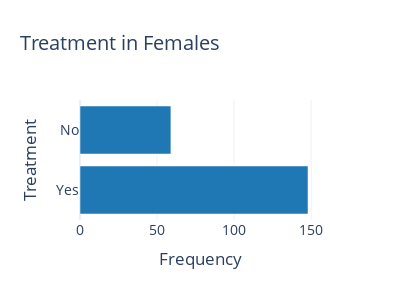
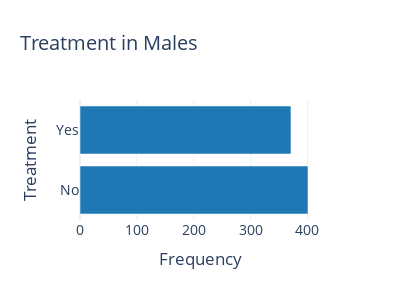
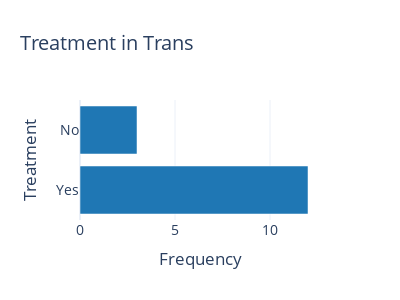
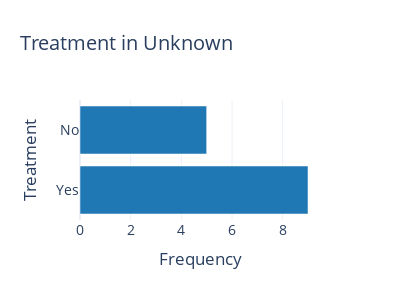

Notebook code for these charts, in order:
### Code cell
import plotly.express as px
#How many people did go for treatment based on gender for the top 3 countries?
# Assuming dataTop3 is your DataFrame
data_female = dataTop3[dataTop3['Gender'] == 'female']
data_male = dataTop3[dataTop3['Gender'] == 'male']
data_trans = dataTop3[dataTop3['Gender'] == 'trans']
data_unknown = dataTop3[dataTop3['Gender'] == 'unknown']

fig = px.bar(data_female['treatment'].value_counts().reset_index(),
             x='treatment', y='index',
             orientation='h',
             labels={"index": "Treatment", "treatment": "Frequency"},
             title="Treatment in Females",
             template="plotly_white",
             color_discrete_sequence=["#1f77b4"])

fig.update_layout(
    xaxis_title="Frequency",
    yaxis_title="Treatment",
    font=dict(size=14),
    height=300,  # Adjust as needed
    width=400     # Adjust as needed
)

fig.show()

fig = px.bar(data_male['treatment'].value_counts().reset_index(),
             x='treatment', y='index',
             orientation='h',
             labels={"index": "Treatment", "treatment": "Frequency"},
             title="Treatment in Males",
             template="plotly_white",
             color_discrete_sequence=["#1f77b4"])

fig.update_layout(
    xaxis_title="Frequency",
    yaxis_title="Treatment",
    font=dict(size=14),
    height=300,  # Adjust as needed
    width=400     # Adjust as needed
)

fig.show()

fig = px.bar(data_trans['treatment'].value_counts().reset_index(),
             x='treatment', y='index',
             orientation='h',
             labels={"index": "Treatment", "treatment": "Frequency"},
             title="Treatment in Trans",
             template="plotly_white",
             color_discrete_sequence=["#1f77b4"])

fig.update_layout(
    xaxis_title="Frequency",
    yaxis_title="Treatment",
    font=dict(size=14),
    height=300,  # Adjust as needed
    width=400     # Adjust as needed
)

fig.show()

fig = px.bar(data_unknown['treatment'].value_counts().reset_index(),
             x='treatment', y='index',
             orientation='h',
             labels={"index": "Treatment", "treatment": "Frequency"},
             title="Treatment in Unknown",
             template="plotly_white",
             color_discrete_sequence=["#1f77b4"])

fig.update_layout(
    xaxis_title="Frequency",
    yaxis_title="Treatment",
    font=dict(size=14),
    height=300,  # Adjust as needed
    width=400     # Adjust as needed
)

fig.show()

### Figure 1 — Plotly figure (JSON) as saved in the notebook; plotly's stock layout.template omitted (floating-point values rounded to 4 significant figures)
{"data": [{"alignmentgroup": "True", "hovertemplate": "Frequency=%{x}<br>Treatment=%{y}<extra></extra>", "legendgroup": "", "marker": {"color": "#1f77b4", "pattern": {"shape": ""}}, "name": "", "offsetgroup": "", "orientation": "h", "showlegend": false, "textposition": "auto", "type": "bar", "x": [148, 59], "xaxis": "x", "y": ["Yes", "No"], "yaxis": "y"}], "layout": {"barmode": "relative", "font": {"size": 14}, "height": 300, "legend": {"tracegroupgap": 0}, "title": {"text": "Treatment in Females"}, "width": 400, "xaxis": {"anchor": "y", "domain": [0, 1], "title": {"text": "Frequency"}}, "yaxis": {"anchor": "x", "domain": [0, 1], "title": {"text": "Treatment"}}}}

### Figure 2 — Plotly figure (JSON) as saved in the notebook; plotly's stock layout.template omitted (floating-point values rounded to 4 significant figures)
{"data": [{"alignmentgroup": "True", "hovertemplate": "Frequency=%{x}<br>Treatment=%{y}<extra></extra>", "legendgroup": "", "marker": {"color": "#1f77b4", "pattern": {"shape": ""}}, "name": "", "offsetgroup": "", "orientation": "h", "showlegend": false, "textposition": "auto", "type": "bar", "x": [401, 371], "xaxis": "x", "y": ["No", "Yes"], "yaxis": "y"}], "layout": {"barmode": "relative", "font": {"size": 14}, "height": 300, "legend": {"tracegroupgap": 0}, "title": {"text": "Treatment in Males"}, "width": 400, "xaxis": {"anchor": "y", "domain": [0, 1], "title": {"text": "Frequency"}}, "yaxis": {"anchor": "x", "domain": [0, 1], "title": {"text": "Treatment"}}}}

### Figure 3 — Plotly figure (JSON) as saved in the notebook; plotly's stock layout.template omitted (floating-point values rounded to 4 significant figures)
{"data": [{"alignmentgroup": "True", "hovertemplate": "Frequency=%{x}<br>Treatment=%{y}<extra></extra>", "legendgroup": "", "marker": {"color": "#1f77b4", "pattern": {"shape": ""}}, "name": "", "offsetgroup": "", "orientation": "h", "showlegend": false, "textposition": "auto", "type": "bar", "x": [12, 3], "xaxis": "x", "y": ["Yes", "No"], "yaxis": "y"}], "layout": {"barmode": "relative", "font": {"size": 14}, "height": 300, "legend": {"tracegroupgap": 0}, "title": {"text": "Treatment in Trans"}, "width": 400, "xaxis": {"anchor": "y", "domain": [0, 1], "title": {"text": "Frequency"}}, "yaxis": {"anchor": "x", "domain": [0, 1], "title": {"text": "Treatment"}}}}

### Figure 4 — Plotly figure (JSON) as saved in the notebook; plotly's stock layout.template omitted (floating-point values rounded to 4 significant figures)
{"data": [{"alignmentgroup": "True", "hovertemplate": "Frequency=%{x}<br>Treatment=%{y}<extra></extra>", "legendgroup": "", "marker": {"color": "#1f77b4", "pattern": {"shape": ""}}, "name": "", "offsetgroup": "", "orientation": "h", "showlegend": false, "textposition": "auto", "type": "bar", "x": [9, 5], "xaxis": "x", "y": ["Yes", "No"], "yaxis": "y"}], "layout": {"barmode": "relative", "font": {"size": 14}, "height": 300, "legend": {"tracegroupgap": 0}, "title": {"text": "Treatment in Unknown"}, "width": 400, "xaxis": {"anchor": "y", "domain": [0, 1], "title": {"text": "Frequency"}}, "yaxis": {"anchor": "x", "domain": [0, 1], "title": {"text": "Treatment"}}}}
